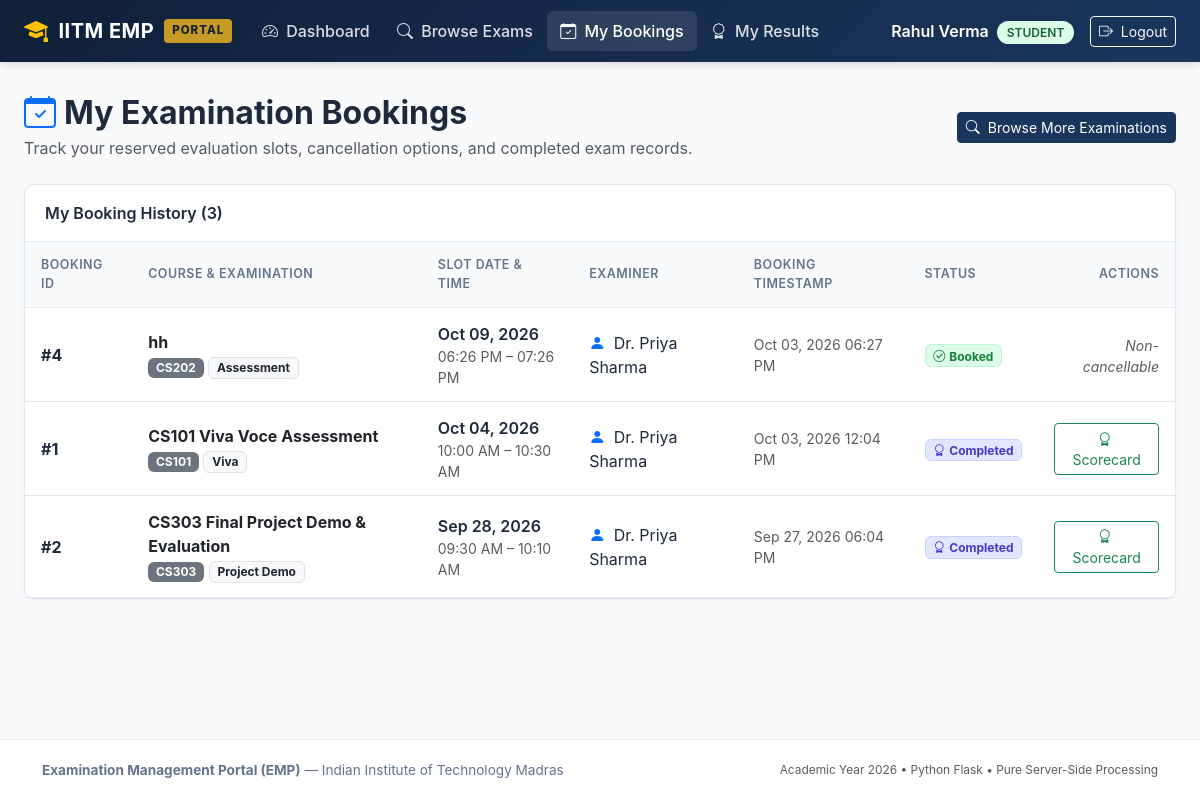
/student/bookings (signed in), run on an earlier commit of the app's database.
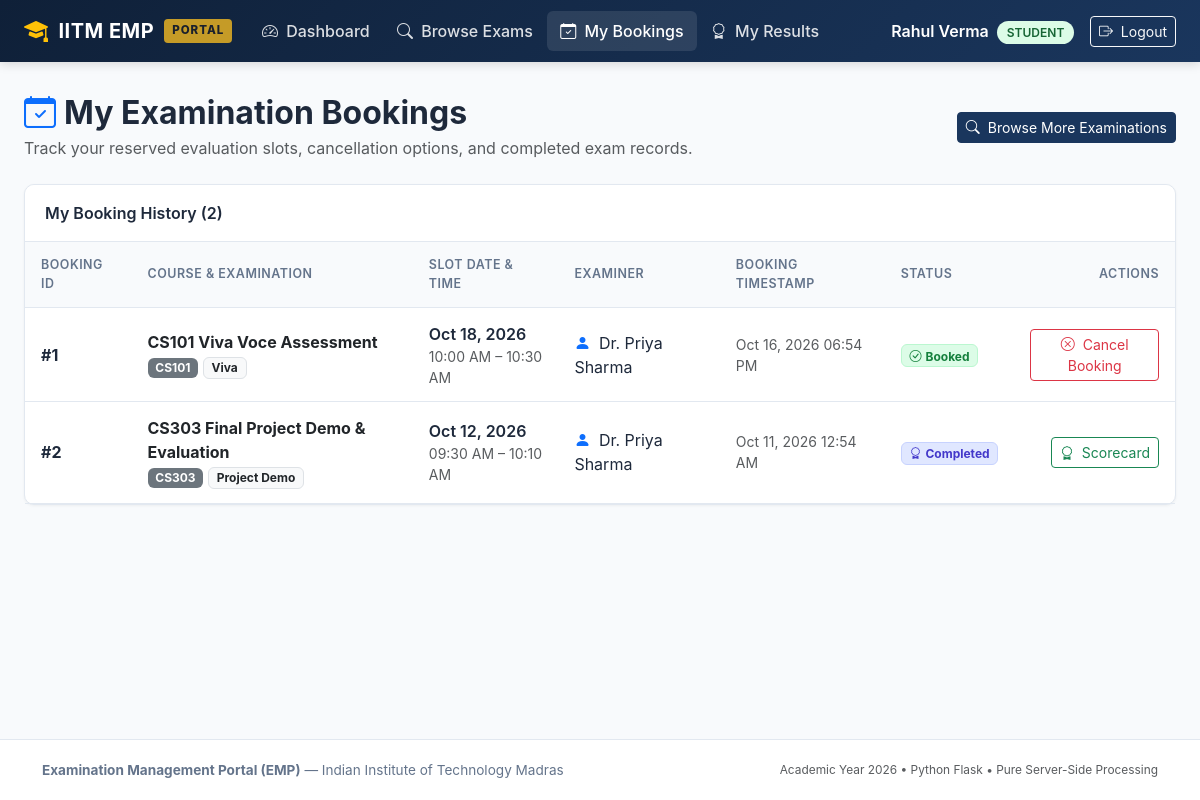
And on a later commit of the database.
### models/booking.py (models this page shows, shortened)
class Booking(db.Model):
    __tablename__ = 'bookings'
    booking_id = db.Column(db.Integer, primary_key=True, autoincrement=True)
    student_id = db.Column(db.Integer, db.ForeignKey('users.id', ondelete='CASCADE'), nullable=False)
    slot_id = db.Column(db.Integer, db.ForeignKey('examination_slots.slot_id', ondelete='CASCADE'), nullable=False)
    booking_date = db.Column(db.DateTime, default=datetime.now, nullable=False)
    status = db.Column(db.String(30), nullable=False, default='Booked')
    student = db.relationship('User', back_populates='bookings', foreign_keys=[student_id])
    slot = db.relationship('ExaminationSlot', back_populates='bookings')
    evaluations = db.relationship('Evaluation', back_populates='booking', cascade='all, delete-orphan')
    @property
    def is_evaluated(self):
        return len(self.evaluations) > 0

### models/examination.py (models this page shows, shortened)
class Examination(db.Model):
    __tablename__ = 'examinations'
    exam_id = db.Column(db.Integer, primary_key=True, autoincrement=True)
    course_id = db.Column(db.Integer, db.ForeignKey('courses.course_id', ondelete='CASCADE'), nullable=False)
    examination_name = db.Column(db.String(200), nullable=False)
    examination_type = db.Column(db.String(50), nullable=False)
    duration = db.Column(db.Integer, nullable=False, default=30)
    maximum_marks = db.Column(db.Float, nullable=False, default=100.0)
    slot_creation_start = db.Column(db.DateTime, nullable=False)
    slot_creation_end = db.Column(db.DateTime, nullable=False)
    slot_booking_start = db.Column(db.DateTime, nullable=False)
    slot_booking_end = db.Column(db.DateTime, nullable=False)
    status = db.Column(db.String(30), nullable=False, default='Draft')
    course = db.relationship('Course', back_populates='examinations')
    rubrics = db.relationship('Rubric', back_populates='examination', cascade='all, delete-orphan')
    slots = db.relationship('ExaminationSlot', back_populates='examination', cascade='all, delete-orphan')

### models/course.py (models this page shows, shortened)
class Course(db.Model):
    __tablename__ = 'courses'
    course_id = db.Column(db.Integer, primary_key=True, autoincrement=True)
    course_code = db.Column(db.String(50), unique=True, nullable=False, index=True)
    course_name = db.Column(db.String(200), nullable=False)
    description = db.Column(db.Text, nullable=True)
    status = db.Column(db.String(20), nullable=False, default='active')
    examinations = db.relationship('Examination', back_populates='course', cascade='all, delete-orphan')

### models/slot.py (models this page shows, shortened)
class ExaminationSlot(db.Model):
    __tablename__ = 'examination_slots'
    slot_id = db.Column(db.Integer, primary_key=True, autoincrement=True)
    examination_id = db.Column(db.Integer, db.ForeignKey('examinations.exam_id', ondelete='CASCADE'), nullable=False)
    examiner_id = db.Column(db.Integer, db.ForeignKey('users.id', ondelete='CASCADE'), nullable=False)
    date = db.Column(db.Date, nullable=False)
    start_time = db.Column(db.Time, nullable=False)
    end_time = db.Column(db.Time, nullable=False)
    maximum_student_capacity = db.Column(db.Integer, nullable=False, default=1)
    available_seats = db.Column(db.Integer, nullable=False, default=1)
    status = db.Column(db.String(30), nullable=False, default='Available')
    examination = db.relationship('Examination', back_populates='slots')
    examiner = db.relationship('User', back_populates='slots', foreign_keys=[examiner_id])
    bookings = db.relationship('Booking', back_populates='slot', cascade='all, delete-orphan')

### models/user.py (models this page shows, shortened)
class User(UserMixin, db.Model):
    __tablename__ = 'users'
    id = db.Column(db.Integer, primary_key=True, autoincrement=True)
    name = db.Column(db.String(150), nullable=False)
    email = db.Column(db.String(150), unique=True, nullable=False, index=True)
    password_hash = db.Column(db.String(256), nullable=False)
    role = db.Column(db.String(20), nullable=False)
    status = db.Column(db.String(20), nullable=False, default='active')
    created_at = db.Column(db.DateTime, default=datetime.now, nullable=False)
    examiner_profile = db.relationship('ExaminerProfile', back_populates='user', uselist=False, cascade='all, delete-orphan')
    slots = db.relationship('ExaminationSlot', back_populates='examiner', foreign_keys='ExaminationSlot.examiner_id', cascade='all, delete-orphan')
    bookings = db.relationship('Booking', back_populates='student', foreign_keys='Booking.student_id', cascade='all, delete-orphan')

### routes/student.py (the view)
@student_bp.route('/bookings')
def my_bookings():
    now = datetime.now()
    bookings_list = Booking.query.filter_by(student_id=current_user.id).order_by(Booking.booking_date.desc()).all()
    return render_template('student/my_bookings.html', bookings=bookings_list, now=now)

### routes/student.py (called while the page is built)
@student_bp.before_request
@login_required
@role_required('student')
def check_student():
    pass

### templates/student/my_bookings.html (shortened to what this page needs)
{% extends 'base.html' %}
{% block content %}
<div class="d-flex flex-column flex-md-row justify-content-between align-items-md-center mb-4 gap-2">
  <div>
    <h2 class="fw-bold mb-1"><i class="bi bi-calendar-check text-primary me-2"></i>My Examination Bookings</h2>
    <p class="text-muted mb-0">Track your reserved evaluation slots, cancellation options, and completed exam records.</p>
  </div>
  <div>
    <a href="{{ url_for('student.examinations') }}" class="btn btn-emp-primary btn-sm">
      <i class="bi bi-search me-1"></i> Browse More Examinations
    </a>
  </div>
</div>
<div class="emp-card">
  <div class="emp-card-header d-flex justify-content-between align-items-center">
    <span>My Booking History ({{ bookings|length }})</span>
  </div>
  <div class="table-responsive">
    <table class="emp-table">
      <thead>
        <tr>
          <th>Booking ID</th>
          <th>Course & Examination</th>
          <th>Slot Date & Time</th>
          <th>Examiner</th>
          <th>Booking Timestamp</th>
          <th>Status</th>
          <th class="text-end">Actions</th>
        </tr>
      </thead>
      <tbody>
        {% for b in bookings %}
        {% set exam = b.slot.examination %}
        {% set can_cancel = (b.status == 'Booked') and (now <= exam.slot_booking_end) %}
        <tr>
          <td class="fw-bold">#{{ b.booking_id }}</td>
          <td>
            <div class="fw-bold text-dark">{{ exam.examination_name }}</div>
            <span class="badge bg-secondary small">{{ exam.course.course_code }}</span>
            <span class="badge bg-light text-dark border small">{{ exam.examination_type }}</span>
          </td>
          <td>
            <div class="fw-semibold">{{ b.slot.date | date_format }}</div>
            <div class="text-muted small">{{ b.slot.start_time | time_format }} &ndash; {{ b.slot.end_time | time_format }}</div>
          </td>
          <td>
            <i class="bi bi-person-fill text-primary me-1"></i>
            {{ b.slot.examiner.name }}
          </td>
          <td class="text-muted small">{{ b.booking_date | datetime_format }}</td>
          <td>
            {% if b.status == 'Booked' %}
              <span class="badge badge-status-available"><i class="bi bi-check-circle me-1"></i>Booked</span>
            {% elif b.status == 'Completed' %}
              <span class="badge badge-status-completed"><i class="bi bi-award me-1"></i>Completed</span>
            {% else %}
              <span class="badge badge-status-cancelled"><i class="bi bi-x-circle me-1"></i>Cancelled</span>
            {% endif %}
          </td>
          <td class="text-end">
            <div class="d-inline-flex gap-1 align-items-center">
              {% if b.status == 'Completed' or b.is_evaluated %}
                <a href="{{ url_for('student.result_detail', booking_id=b.booking_id) }}" class="btn btn-sm btn-outline-success">
                  <i class="bi bi-award me-1"></i> Scorecard
                </a>
              {% elif can_cancel %}
                <form method="POST" action="{{ url_for('student.cancel_booking', booking_id=b.booking_id) }}" class="d-inline" onsubmit="return confirm('Are you sure you want to cancel this booking? The slot seat will be immediately released.');">
                  <button type="submit" class="btn btn-sm btn-outline-danger" title="Cancel Booking">
                    <i class="bi bi-x-circle me-1"></i> Cancel Booking
                  </button>
                </form>
              {% elif b.status == 'Booked' %}
                <span class="text-muted small fst-italic" title="Deadline has passed">Non-cancellable</span>
              {% else %}
                <span class="text-muted small">&mdash;</span>
              {% endif %}
            </div>
          </td>
        </tr>
        {% endfor %}
      </tbody>
    </table>
  </div>
</div>
{% endblock %}

What changed in the data, as far as the page shows it:
removed Booking: booking_id "4", slot "Oct 09, 2026", slot.start_time "06:26 PM", slot.end_time "07:26 PM", slot.examiner.name "Dr. Priya Sharma", booking_date "Oct 03, 2026 06:27 PM", status "Booked" (drawn)
no longer on this page (row edited): Examination: examination_name "hh", examination_type "Assessment"
no longer on this page (row unchanged): Course: course.course_code "CS202"
changed Booking "10:00 AM": slot "Oct 04, 2026" → "Oct 18, 2026"; booking_date "Oct 03, 2026 12:04 PM" → "Oct 16, 2026 06:54 PM"; status "Completed Scorecard" → "Booked Cancel Booking"
changed Booking "09:30 AM": slot "Sep 28, 2026" → "Oct 12, 2026"; booking_date "Sep 27, 2026 06:04 PM" → "Oct 11, 2026 12:54 AM"
Also different on the page:
{{ bookings|length }}: "3" → "2"
